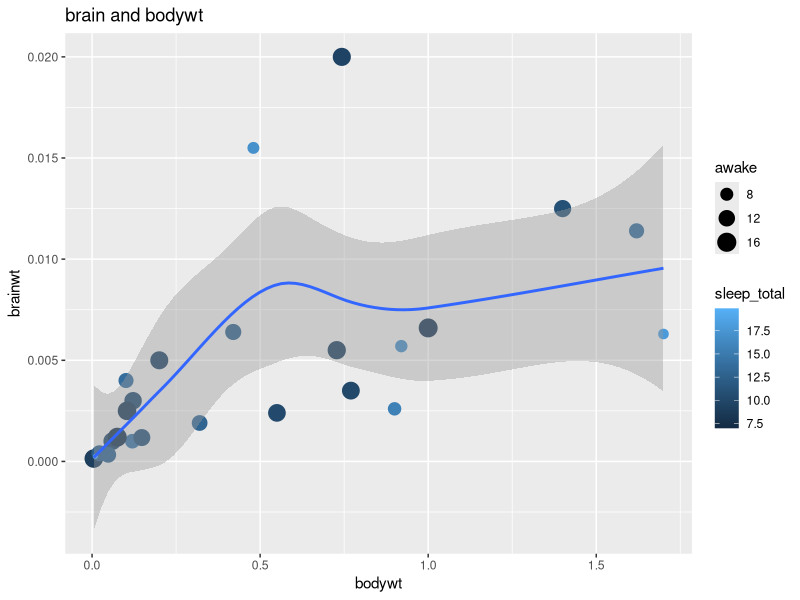

Write R code to recreate this figure.
library(tidyverse)
msleep
View(msleep)
msleep %>%
  filter(bodywt < 2) %>%
  ggplot(aes(bodywt,brainwt))+
  geom_point(aes(color=sleep_total,
                 size=awake))+
  geom_smooth()+
  labs(title="brain and bodywt")+
  theme_get()
